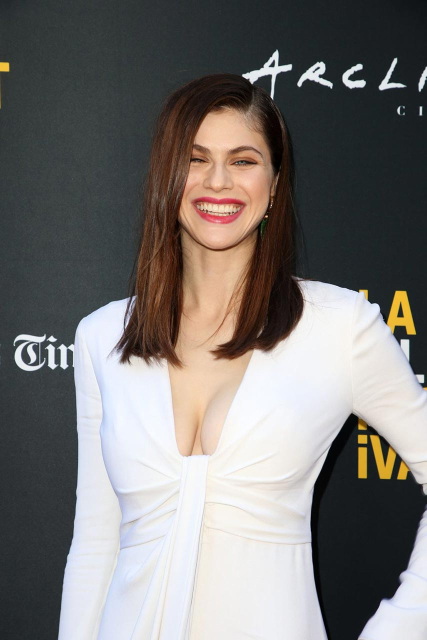
#> input picture dataset/Facial_Recognition_Test/A_Daddario/Alexandra Daddario_0.jpg, 853 x 1280 px (shown at 1/2 size); its folder holds only this picture in this run
$ jupyter execute ITEC_612_Facial_Recognition_Preprocessing_Group3.ipynb   (shell and % lines are left out)
#> lines starting #> are read from the running program, lines starting #| are printed output that depends on the picture
[cell 1]
#Preprocessing the Data
# =========================
# Step 0: Install dependencies
# =========================

# =========================
# Step 1: Clone your GitHub repo
# =========================
# Clone the project repository to access the raw dataset and notebook files

import os

# Define and navigate to the project root directory
repo_dir = "Grp3_ITEC612"
os.chdir(repo_dir)

# Verify directory structure (Expected: 'dataset/' folder should be visible)

# =========================
# Step 2: Imports
# =========================
from PIL import Image
from tqdm import tqdm

# =========================
# Step 3: Define input/output paths
# =========================
dataset_dir = "dataset"  # The folder in your repo containing train/val/test
processed_dir = "processed_data"  # New folder to store preprocessed images
os.makedirs(processed_dir, exist_ok=True)

target_size = (224, 224)  # Resize images
mode = "RGB"               # Convert to RGB

# =========================
# Step 4: Preprocess function (Updated with Padding & Normalization)
# =========================
import numpy as np

def preprocess_and_save(input_dir, output_dir):
#> called with input_dir = 'dataset', output_dir = 'processed_data'
    for split in os.listdir(input_dir):  # train, val, test
        # Skip hidden files like .DS_Store
        if split.startswith('.'): continue

        split_input_dir = os.path.join(input_dir, split)
        split_output_dir = os.path.join(output_dir, split)
        os.makedirs(split_output_dir, exist_ok=True)

        for person in os.listdir(split_input_dir):
            if person.startswith('.'): continue

            person_input_dir = os.path.join(split_input_dir, person)
            person_output_dir = os.path.join(split_output_dir, person)
            os.makedirs(person_output_dir, exist_ok=True)

            for img_file in tqdm(os.listdir(person_input_dir), desc=f"Processing {split}/{person}"):
                if img_file.startswith('.'): continue

                img_path = os.path.join(person_input_dir, img_file)
                try:
                    # 1. ASSIGNMENT REQUIREMENT 2: Standardize Color Channels (Force RGB)
                    img = Image.open(img_path).convert(mode)
#> img is the input picture: PIL image 853x1280 RGB; mean R, G, B 119.7, 116.6, 114.8

                    # 2. Maintain Aspect Ratio with Black Padding
                    width, height = img.size
#> width = 853; height = 1280
                    longest_side = max(width, height)
#> longest_side = 1280
                    canvas = Image.new("RGB", (longest_side, longest_side), (0, 0, 0))
#> canvas: PIL image 1280x1280 RGB; every value is 0
                    offset = ((longest_side - width) // 2, (longest_side - height) // 2)
#> offset = (213, 0)
                    canvas.paste(img, offset)
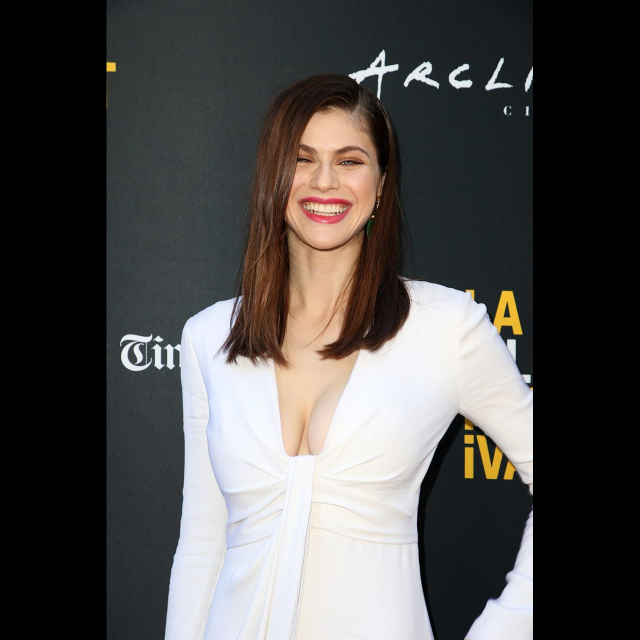
#> canvas: PIL image 1280x1280 RGB (shown at 1/2 size); mean R, G, B 79.7, 77.7, 76.5

                    # 3. ASSIGNMENT REQUIREMENT 1: Resize to Consistent Resolution (224x224)
                    # Using LANCZOS for high-quality downsampling
                    resized_img = canvas.resize(target_size, Image.LANCZOS)
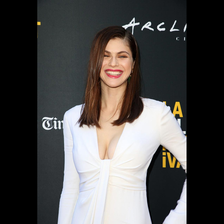
#> resized_img: PIL image 224x224 RGB; mean R, G, B 79.8, 77.7, 76.5

                    # 4. ASSIGNMENT REQUIREMENT 3: Normalize Pixel Values (Demonstrating the 0-1 scale)
                    # Convert to array, divide by 255, then convert back to save as image
                    img_array = np.array(resized_img) / 255.0
                    final_img = Image.fromarray((img_array * 255).astype(np.uint8))

                    # 5. ASSIGNMENT REQUIREMENT 4: Save processed images
                    save_path = os.path.join(person_output_dir, img_file)
                    final_img.save(save_path)

                except Exception as e:
                    print(f"Failed to process {img_path}: {e}")

# =========================
# Step 5: Run preprocessing
# =========================
preprocess_and_save(dataset_dir, processed_dir)
print("✅ Preprocessing complete! Check the processed_data folder.")

from google.colab import files
files.download("processed_data.zip")

$ run again, on dataset/Facial_Recognition_Test/A_Daddario/Alexandra Daddario_75.jpg
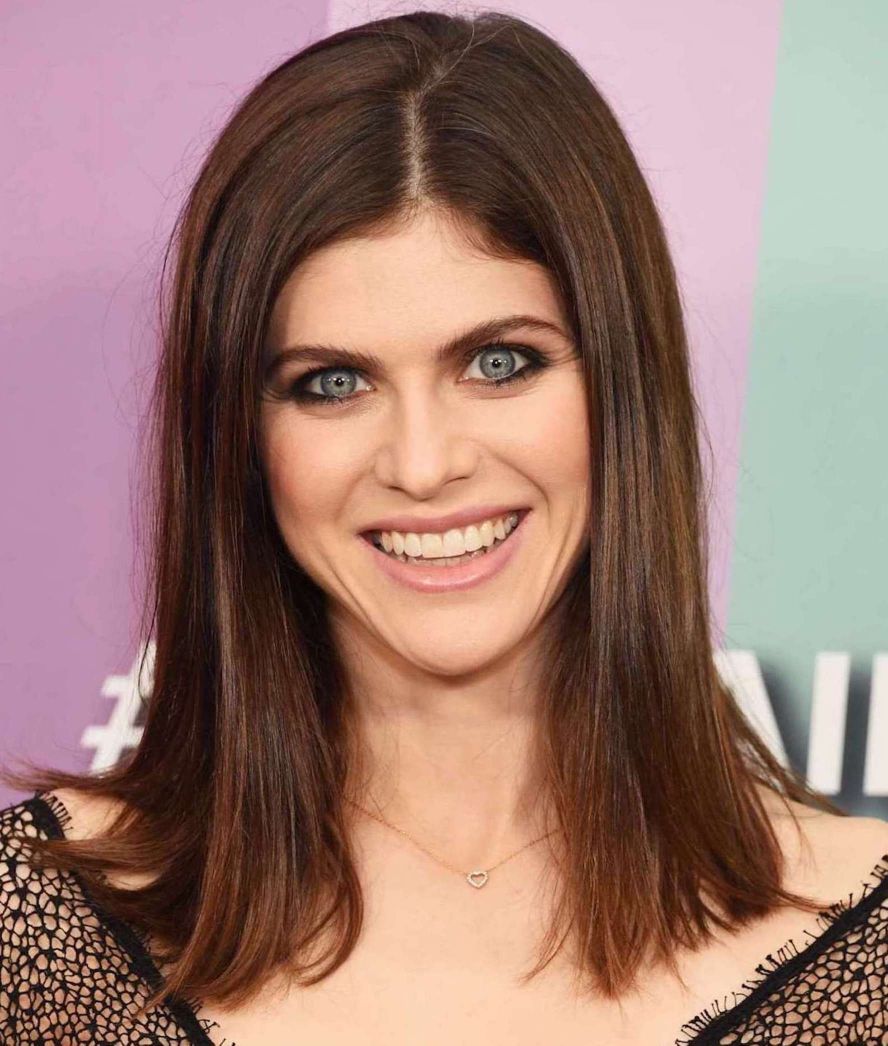
#> input picture dataset/Facial_Recognition_Test/A_Daddario/Alexandra Daddario_75.jpg, 1776 x 2091 px (shown at 1/2 size)
#> in preprocess_and_save, img is the input picture: PIL image 1776x2091 RGB; mean R, G, B 155.3, 122.1, 113.6
#> in preprocess_and_save, `canvas.paste(img, offset)`:
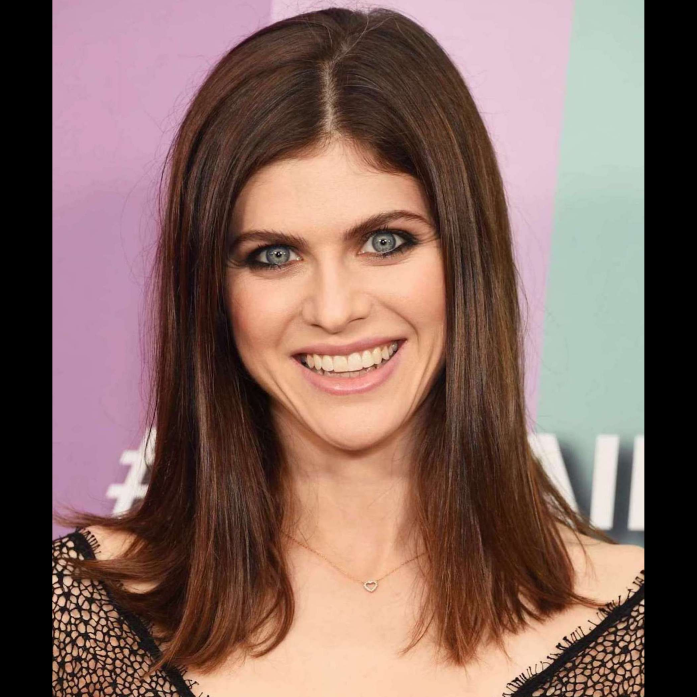
#> canvas: PIL image 2091x2091 RGB (shown at 1/3 size); mean R, G, B 131.9, 103.7, 96.5
#> in preprocess_and_save, `resized_img = canvas.resize(target_size, Image.LANCZOS)`:
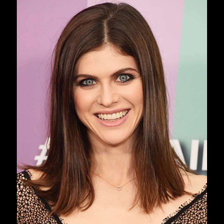
#> resized_img: PIL image 224x224 RGB; mean R, G, B 132, 103.8, 96.6
